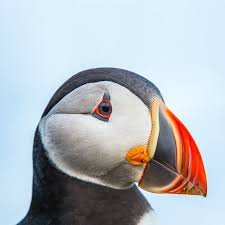
#> input picture test_imgs/test.jpg, 225 x 225 px
$ python -i distort_images.py   (imports and definitions only)
#> lines starting #> are read from the running program, lines starting #| are printed output that depends on the picture
# some image destroy algorithms are from here: https://codegolf.stackexchange.com/questions/35005/rearrange-pixels-in-image-so-it-cant-be-recognized-and-then-get-it-back
import random

import numpy as np
from PIL import Image, ImageFilter

from tempfile import SpooledTemporaryFile
from pathlib import Path


# [31 lines left out: functions jpeg_compress, reverse_slices, not called in this run]


def shuffle_lines(in_path: str, mode: str = "horizontal") -> Image.Image:
#> called with in_path = '../test_imgs/test.jpg', mode = 'horizontal'
    img: Image.Image = Image.open(in_path)
#> img is the input picture: PIL image 225x225 RGB; mean R, G, B 178.5, 184.6, 190.8
    img = img.convert("RGB")
    if mode == "vertical":
        img = img.rotate(90)
    img_np = np.array(img)

    np.random.shuffle(img_np)
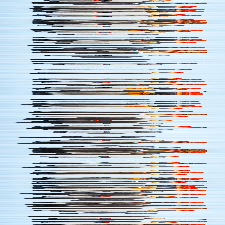
#> img_np: shape (225, 225, 3); mean R, G, B 178.5, 184.6, 190.8

    out_img: Image.Image = Image.fromarray(img_np)
    if mode == "vertical":
        out_img = out_img.rotate(-90)

    return out_img


# [48 lines left out: functions random_swap, rotate_blocks, blur, not called in this run]

>>> result = shuffle_lines('../test_imgs/test.jpg')
